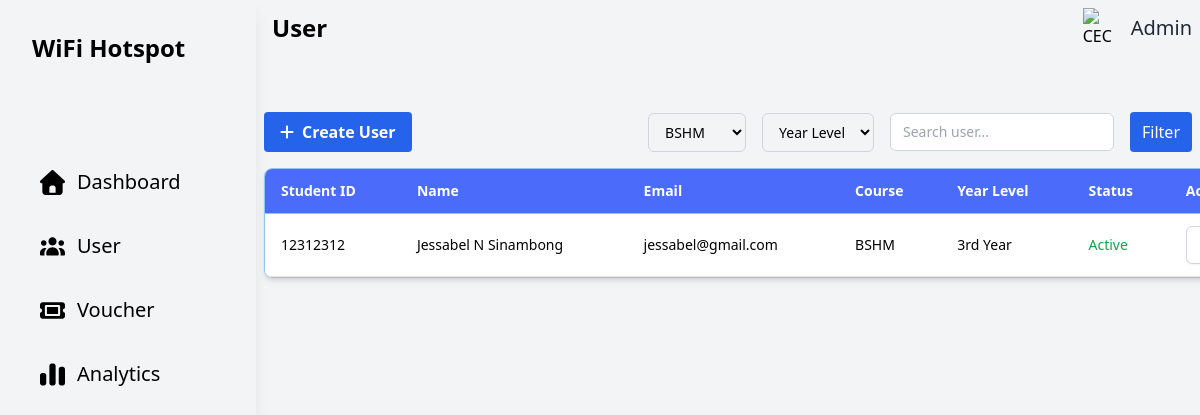
Page /php/User.php?course_name=BSHM on the earlier database version.
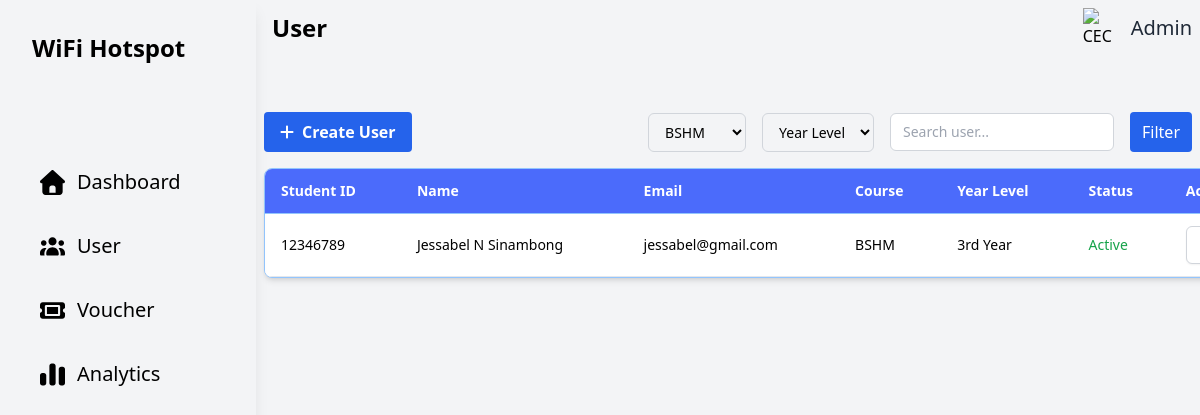
Same page on the later database version.
### tables this page shows
CREATE TABLE `users_profile` (
  `user_id` int(11) NOT NULL,
  `school_id` varchar(50) DEFAULT NULL,
  `first_name` varchar(50) DEFAULT NULL,
  `middle_name` varchar(10) DEFAULT NULL,
  `last_name` varchar(50) DEFAULT NULL,
  `gmail` varchar(100) DEFAULT NULL,
  `contact_number` varchar(20) DEFAULT NULL,
  `course_name` varchar(50) DEFAULT NULL,
  `year_level` varchar(50) DEFAULT NULL,
  `gender` varchar(20) DEFAULT NULL,
  `user_type` varchar(20) DEFAULT NULL,
  `voucher_code` varchar(100) DEFAULT NULL,
  `password_generated` varchar(255) DEFAULT NULL,
  `status` varchar(20) DEFAULT 'Active',
  `created_at` timestamp NOT NULL DEFAULT current_timestamp()
);

### php/User.php (the view, shortened to what the changed rows need)
<?php
require 'db.php';
$course_name = trim($_GET['course_name'] ?? '');
$sql = "SELECT * FROM users_profile WHERE 1=1";
$params = [];
if ($course_name !== '') {
  $sql .= " AND course_name = :course_name";
  $params[':course_name'] = $course_name;
}
$sql .= " ORDER BY user_id DESC";
$stmt = $pdo->prepare($sql);
$stmt->execute($params);
$users = $stmt->fetchAll();
?>
<!DOCTYPE html>
<html lang="en">
<head>
  <link href="https://cdnjs.cloudflare.com/ajax/libs/font-awesome/6.5.2/css/all.min.css" rel="stylesheet">
  <script src="../css/tailwind.css"></script>
</head>
<body class="bg-gray-100 h-screen">
  <div class="flex">
    <div class="w-64 bg-gray h-screen p-8 text-white shadow-lg fixed">
      <div class="flex items-center space-x-2 mb-24">
        <h1 class="text-2xl font-semibold text-black">WiFi Hotspot</h1>
      </div>
    </div>
    <div class="ml-64 h-screen overflow-x-hidden p-2">
      <div class="flex justify-between items-center mb-16">
        <h1 class="text-2xl font-semibold text-black pl-2">User</h1>
      </div>
    </div>
    <div class="w-[1080px] bg-white shadow-md rounded-lg overflow-hidden border border-blue-300 mt-4">
      <div class="">
        <table class="min-w-full border-collapse">
          <thead class="bg-[#4B6BFB] text-white sticky top-0 z-10">
            <tr>
              <th class="px-4 py-3 text-left text-sm font-semibold border-b border-blue-300">Student ID</th>
              <th class="px-4 py-3 text-left text-sm font-semibold border-b border-blue-300">Name</th>
              <th class="px-4 py-3 text-left text-sm font-semibold border-b border-blue-300">Email</th>
              <th class="px-4 py-3 text-left text-sm font-semibold border-b border-blue-300">Course</th>
              <th class="px-4 py-3 text-left text-sm font-semibold border-b border-blue-300">Year Level</th>
              <th class="px-4 py-3 text-left text-sm font-semibold border-b border-blue-300">Status</th>
              <th class="px-4 py-3 text-left text-sm font-semibold border-b border-blue-300">Action</th>
            </tr>
          </thead>
          <tbody class="bg-white">
            <?php foreach ($users as $u): ?>
              <tr class="hover:bg-gray-100 border-b border-gray-200 group relatives">
                <td class="px-4 py-3 text-sm"><?= htmlentities($u['school_id']) ?></td>
                <td class="px-4 py-3 text-sm">
                  <?= htmlentities($u['first_name'] . ' ' . ($u['middle_name'] ? $u['middle_name'] . ' ' : '') . $u['last_name']) ?>
                </td>
                <td class="px-4 py-3 text-sm"><?= htmlentities($u['gmail']) ?></td>
                <td class="px-4 py-3 text-sm"><?= htmlentities($u['course_name']) ?></td>
                <td class="px-4 py-3 text-sm"><?= htmlentities($u['year_level']) ?></td>
                <td class="px-4 py-3 text-sm <?= $u['status'] === 'Active' ? 'text-green-600' : 'text-red-600' ?>">
                  <?= htmlentities($u['status']) ?>
                </td>
                <td class="px-4 py-3 text-sm ">
                  <div class="relative inline-block text-left">
                    <button type="button"
                      class="inline-flex justify-center w-full rounded-md border border-gray-300 shadow-sm px-4 py-2 bg-white text-sm font-medium text-gray-700 hover:bg-gray-50 focus:outline-none"
                      id="dropdownButton<?= $u['user_id'] ?>" aria-expanded="true" aria-haspopup="true"
                      onclick="toggleDropdown(<?= $u['user_id'] ?>)">
                    </button>
                  </div>
                </td>
              </tr>
            <?php endforeach; ?>
          </tbody>
        </table>
      </div>
    </div>
  </div>
</body>
</html>

Differences in the rows shown:
removed users_profile: school "12312312", first_name+middle_name+last_name "Jessabel N Sinambong", gmail "jessabel@gmail.com", course_name "BSHM", year_level "3rd Year", status "Active"
added users_profile: school "12346789", first_name+middle_name+last_name "Jessabel N Sinambong", gmail "jessabel@gmail.com", course_name "BSHM", year_level "3rd Year", status "Active"
